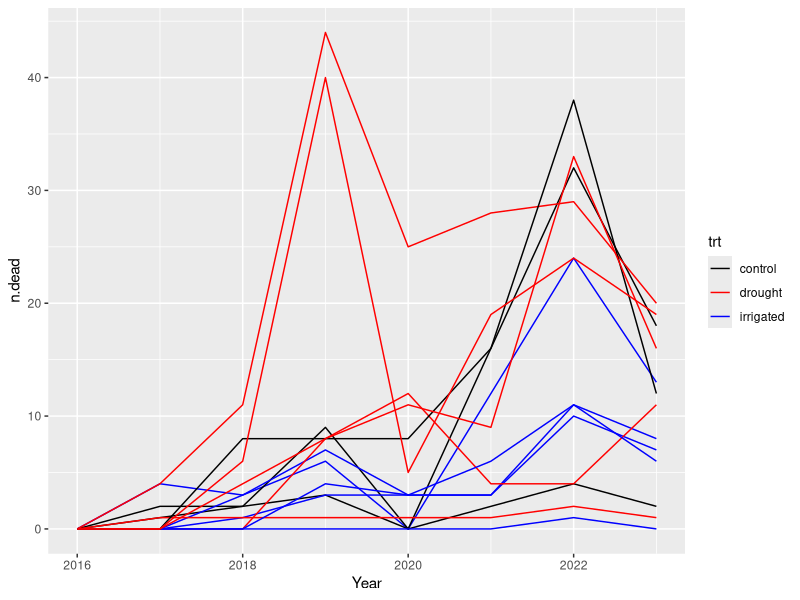
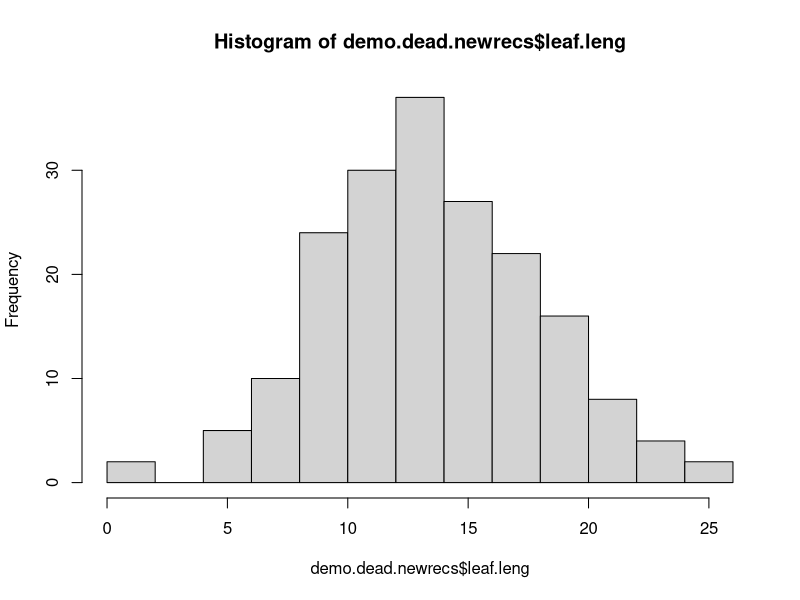
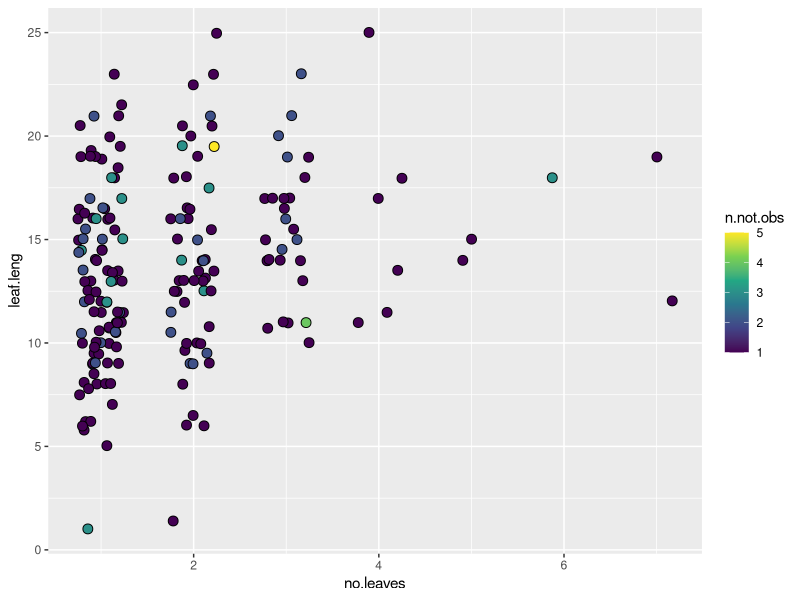
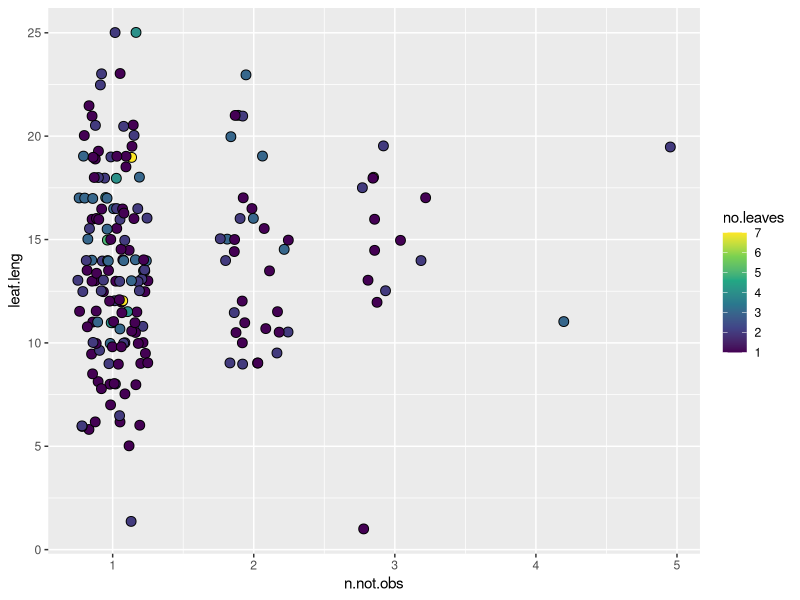
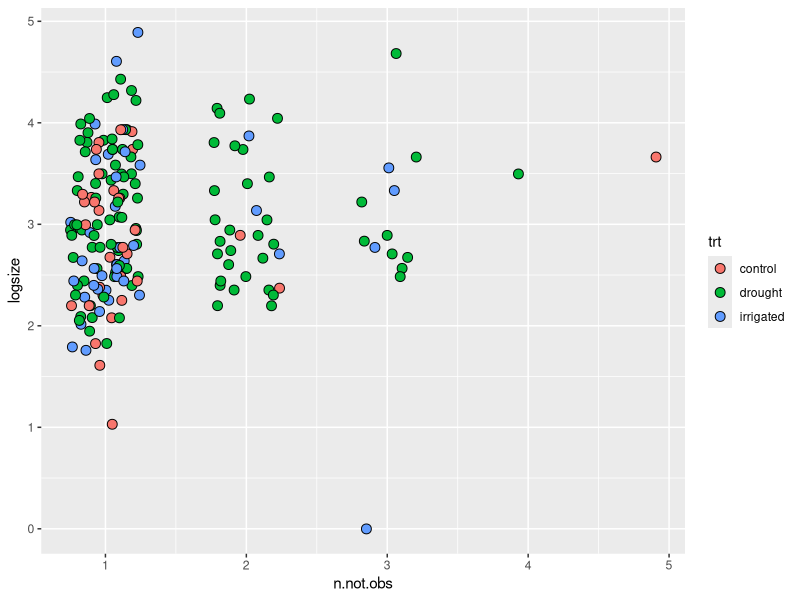
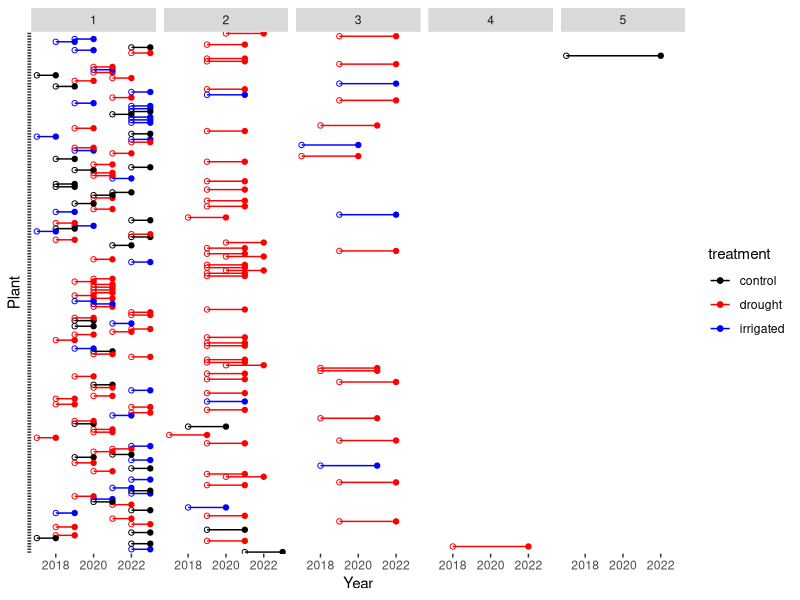

Write the R code that produced these figures, in order.
##### Script for playing around with demography data for survival estimates
##### SN - init 6 nov 2023

##############################################
##### Setup/preparation
##############################################

library(ggplot2)
library(dplyr)
library(tidyr)

rm(list = ls())

### Read in demo data

demo = merge(
  # Demo data
  x = read.csv('01_data_cleaning/out/demo_table.csv'),
  # Treatment data
  y = read.csv('00_raw_data/plot_treatments.csv') %>% rename(Plot = plot)
)

head(demo)
tail(demo)
nrow(demo)

### Add in sampling data:

##### Remove plants from coordinates that were not sampled (acc'd to metadata)

demo = demo %>%
  filter(!(Year %in% 2020 & Plot %in% c(1:2, 13:15) & grepl('_\\d{2}\\D$', plantid))) %>%
  filter(!(Year %in% 2020 & Plot %in% 3 & (grepl('_\\d{2}\\D$', plantid) | grepl('\\_[789]\\D', plantid))))

# (I checked... there are five plants with non-empty records that get removed in the above loop)
# (might be an issue in coordinate entry)
# (I think it's a good idea to remove these to be safe)

##############################################
##### Assessing gaps from non-detection or mis-specification
##############################################

# Problem here is that we have plants that can be "dead" (leaf count = 0) but
# re-appear as alive later in the dataset. This could be detection probabilities
# varying (so living plants are missed), dormancy, or the plant could truly be
# dead. Prior assessment of the data suggests that 2/3 or so of the plants that
# were marked as "dead" at some point were observed later. Here I'll try to
# assess that a little more closely.

### How many plants marked as "not detected"
demo %>% filter(!detected) %>% nrow()
# good number
demo %>% 
  group_by(Plot, Year, detected = paste0(ifelse(detected, '', 'not'), 'detected')) %>% 
  summarise(n = n()) %>%
  pivot_wider(names_from = detected, values_from = n)
# looks like a non-zero number of non-detections in each year...

demo %>% filter(!detected & Plot %in% 1)
# ugh...

### Look at deaths by year
demo %>%
  filter(detected) %>%
  group_by(Plot, Year, obs.alive = ifelse(obs.alive, 'living', 'dead.q')) %>%
  summarise(n = n()) %>%
  pivot_wider(names_from = obs.alive, values_from = n)
# oh there are some NAs...

demo %>% filter(is.na(obs.alive)) # oh yeah... what's up with these
# 2023 records: all were alive with flowers eaten off (call these alive
# 2016 records: did not check... but will assume the same thing for this prelim analysis

demo = demo %>%
  mutate(obs.alive = ifelse(is.na(obs.alive), TRUE, obs.alive))

demo %>%
  filter(detected) %>%
  group_by(Plot, Year, obs.alive = ifelse(obs.alive, 'living', 'dead')) %>%
  summarise(n = n()) %>%
  pivot_wider(names_from = obs.alive, values_from = n, values_fill = 0) # %>% View()

# Let's just plot, over time, how many dead plants are observed per plot...

demo %>%
  filter(detected) %>%
  group_by(Plot, trt, Year) %>%
  summarise(n.dead = sum(!obs.alive)) %>%
  ggplot(aes(x = Year, y = n.dead, group = Plot, colour = trt)) + 
  geom_line() +
  scale_colour_manual(values = c('black', 'red', 'blue'))
# okay this is cool, possibly
# spike in 2019, it seems like
# another "spike" in 2022, although this could be due to re-checks

# Dead data frame

demo.dead = demo %>%
  group_by(plantid) %>%
  filter(any(!obs.alive & detected))

head(demo.dead)

# Do a case when?

demo.dead = demo.dead %>%
  # Get rid of observations before first observed year of death...
  filter(Year >= min(Year[!obs.alive & detected])) %>%
  mutate(
    dead.status = case_when(
      n() < 2 ~ 'seen.once',
      any(obs.alive & detected) ~ 'obs.alive',
      sum(!detected) == (n() - 1) ~ 'not.detected',
      .default = 'maybe.actually.dead'
    )
  ) %>%
  arrange(plantid, Year)

# No-detects?
demo.dead %>% distinct(plantid, dead.status) %>% group_by(dead.status) %>% summarise(n = n())
# hmm... good number of cases of each...

demo.dead %>% filter(dead.status %in% 'seen.once')
demo.dead %>% filter(dead.status %in% 'seen.once') %>% group_by(Year) %>% summarise(n = n())
# ugh... some 2022 plants in here that would have been great to confirm in 2023

demo.dead %>% filter(dead.status %in% 'not.detected')
# oh actually I suppose these could all just be fail-to-finds...

# the observed alive plants... hmm... bummer, but it happens
demo.dead %>% filter(dead.status %in% 'obs.alive')
# there are actually some huge gaps in here...
# can we get the distribution of gaps?

demo.dead.gaps = demo.dead %>%
  filter(dead.status %in% 'obs.alive') %>% 
  # should still be grouped by plantid
  # gonna get conservative here and chop out the years after the first time detected alive
  filter(Year <= min(Year[obs.alive & detected])) %>%
  summarise(n.not.obs = sum(!obs.alive))

demo.dead.gaps %>% group_by(n.not.obs) %>% summarise(n = n())
# mostly one year, some two, a handful more than that!

demo.dead.newrecs = demo.dead %>%
  filter(dead.status %in% 'obs.alive') %>%
  filter(Year <= min(Year[obs.alive & detected])) %>%
  mutate(n.not.obs = sum(!obs.alive)) %>%
  arrange(plantid, desc(Year)) %>%
  distinct(plantid, .keep_all = TRUE)

# Distribution of years (might suggest variation in sampling effort)
table(demo.dead.newrecs$Year) 
# most in 2021, surely mostly due to incomplete sampling 2020
# but still a good number in other years

# Gap size vs. year of re-detection
with(demo.dead.newrecs, table(Year, n.not.obs))
# lots of plants reappearing in 2022, including after long gaps

# Size at re-detection
table(demo.dead.newrecs$no.leaves) # mostly one leaf... regression is possible though
hist(demo.dead.newrecs$leaf.leng) # lol nice symmetry!

# Size at re-detection vs. gap size
demo.dead.newrecs %>%
  ggplot(aes(x = no.leaves,y = leaf.leng, fill = n.not.obs)) +
  geom_point(shape = 21, size = 3, position = position_jitter(width = 0.25)) +
  scale_fill_viridis_c()

demo.dead.newrecs %>%
  ggplot(aes(x = n.not.obs,y = leaf.leng, fill = no.leaves)) +
  geom_point(shape = 21, size = 3, position = position_jitter(width = 0.25)) +
  scale_fill_viridis_c()
# very tempted to say plants not observed after a certain date are new recruits...
# (of course - this gap depends on sampling!)

demo.dead.newrecs %>%
  mutate(logsize = log(no.leaves * leaf.leng)) %>%
  ggplot(aes(x = n.not.obs, y = logsize, fill = trt)) +
  geom_point(shape = 21, size = 3, position = position_jitter(width = 0.25))

# Reset this data frame for another plot
demo.dead.newrecs.range = demo.dead %>%
  filter(dead.status %in% 'obs.alive') %>%
  group_by(Plot, trt, plantid) %>%
  summarise(y0 = min(Year), y1 = min(Year[obs.alive & detected]))

head(demo.dead.newrecs.range)  

ggplot(demo.dead.newrecs.range %>% mutate(gapsize = y1 - y0), aes(colour = trt)) +
  geom_point(aes(x = y0, y = plantid), shape = 21) +
  geom_point(aes(x = y1, y = plantid)) +
  geom_segment(aes(x = y0, xend = y1, y = plantid, yend = plantid, colour = trt)) +
  scale_colour_manual(values = c('black', 'red', 'blue'), 'treatment') +
  facet_grid(cols = vars(gapsize)) +
  labs(x = 'Year', y = 'Plant') +
  theme(
    panel.grid = element_blank(), 
    panel.background = element_blank(),
    axis.text.y = element_blank()
    # axis.text.x = element_text(angle = 90)
  )

# A lot of the two-year gaps have 2020 as one of the missing years...
# (we know sampling in 2020 was spotty)

demo.dead.newrecs.range %>%
  filter(y0 < 2020 & y1 > 2020) %>%
  mutate(gap.size = y1 - y0) %>%
  group_by(Plot, trt, gap.size = paste0('gap', gap.size)) %>%
  summarise(n = n()) %>%
  pivot_wider(names_from = gap.size, values_from = n, values_fill = 0)

# looks like a lot of issues in plot 5, 15 in particular
# 14 to a lesser extent
# otherwise problems are sparse/rare...

